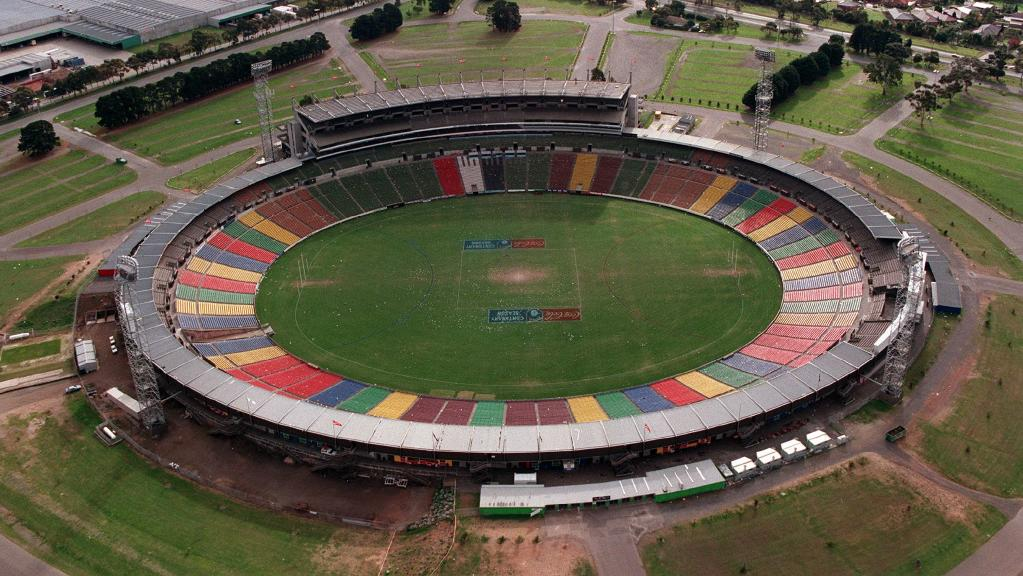
#> input picture .claude/review/waverley_park/source/ref.jpg, 1023 x 576 px
$ python cmp.py
#> lines starting #> are read from the running program, lines starting #| are printed output that depends on the picture
import sys
from PIL import Image
P=Image.open('ref.jpg').convert('RGB');M=Image.open('out/model_on_photo.png').convert('RGB')
#> further down, P is the input picture: PIL image 1023x576 RGB; mean R, G, B 97, 90, 72.1
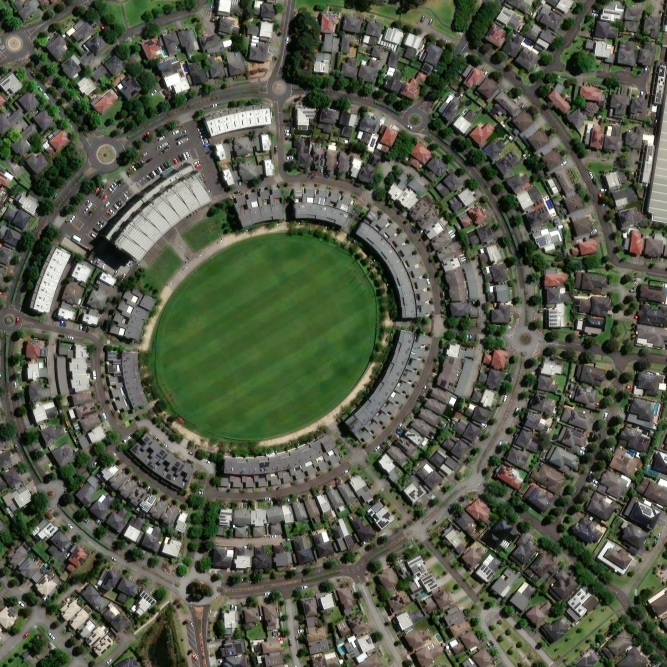
#> input picture .claude/review/waverley_park/source/sat_esri.jpg, 2000 x 2000 px, given in place of model_on_photo.png, which was not available (shown at 1/3 size)
#> further down, M is the input picture: PIL image 2000x2000 RGB; mean R, G, B 85, 90.1, 73.6
R={'mem':(260,40,660,180),'nf':(250,380,800,576),'lf':(0,200,330,520),'rf':(760,120,1023,440),'farR':(620,40,1000,200)}
for n,(x0,y0,x1,y1) in R.items():
    k=950/(x1-x0);w,h=950,int((y1-y0)*k)
    a=P.crop((x0,y0,x1,y1)).resize((w,h),Image.LANCZOS);b=M.crop((2*x0,2*y0,2*x1,2*y1)).resize((w,h),Image.LANCZOS)
    o=Image.new('RGB',(w,2*h+6),(255,255,255));o.paste(a,(0,0));o.paste(b,(0,h+6));o.save('out/cmp_'+n+'.png')
#> this loop made 5 passes
#> pass 1, `a = P.crop((x0, y0, x1, y1)).resize((w, h), Image.LANCZOS)`:
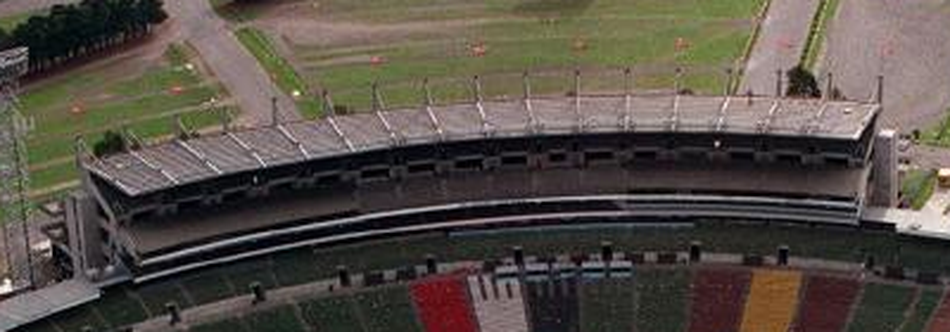
#> a: PIL image 950x332 RGB; mean R, G, B 86.6, 79, 71.6
#> pass 1, `b = M.crop((2 * x0, 2 * y0, 2 * x1, 2 * y1)).resize((w, h), Image.LANC`:
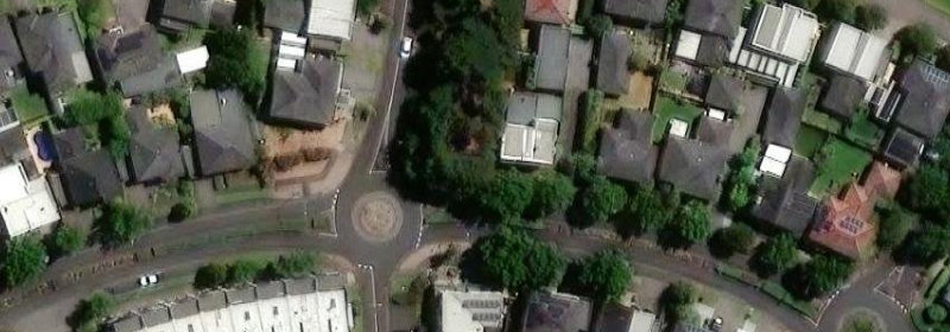
#> b: PIL image 950x332 RGB; mean R, G, B 84.3, 87.3, 75.6
#> pass 1, `o = Image.new('RGB', (w, 2 * h + 6), (255, 255, 255))`:
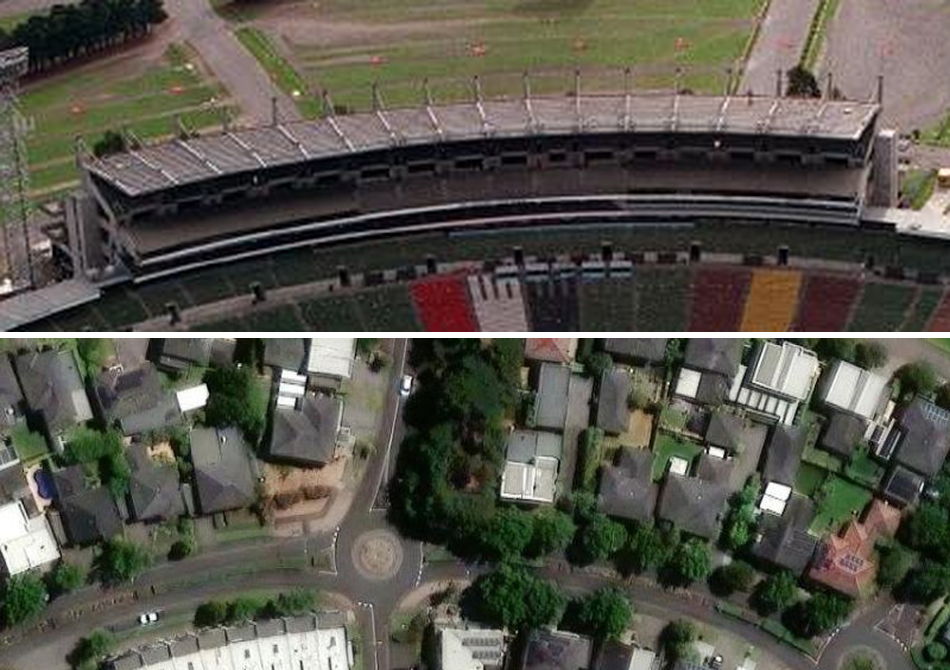
#> saved as cmp_mem.png: PIL image 950x670 RGB; mean R, G, B 86.9, 84.7, 75.2
#> after the loop:
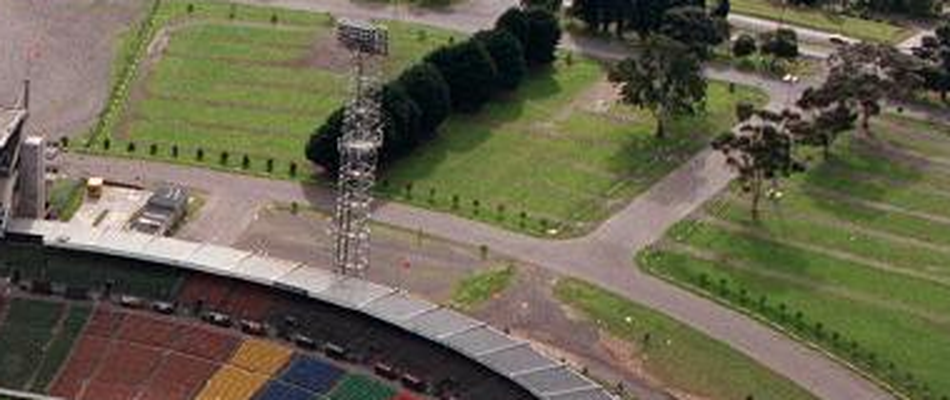
#> a: PIL image 950x400 RGB; mean R, G, B 104.6, 100.2, 78.9
#> after the loop:
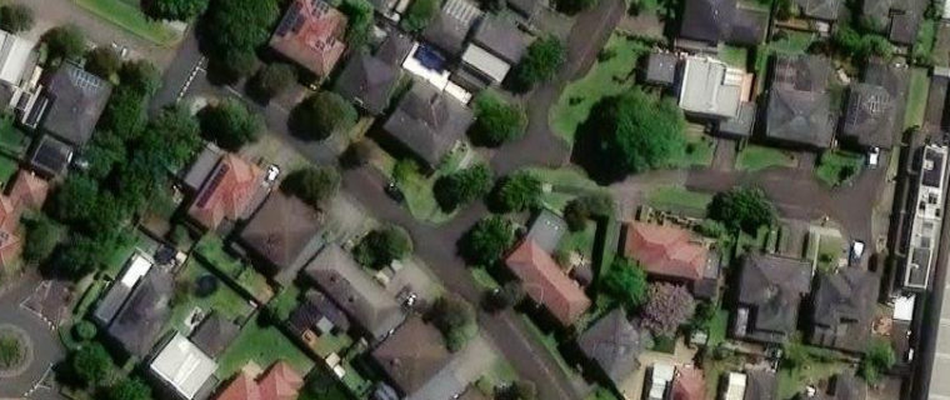
#> b: PIL image 950x400 RGB; mean R, G, B 78.2, 80.5, 67.4
#> after the loop:
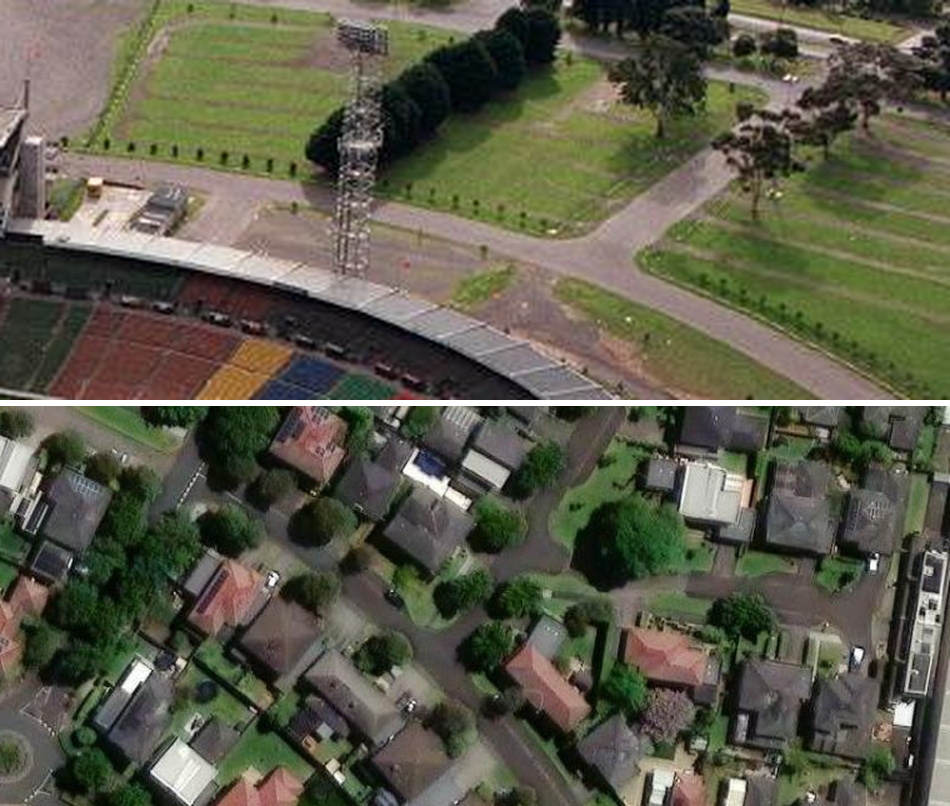
#> o: PIL image 950x806 RGB; mean R, G, B 92.6, 91.6, 74.5
